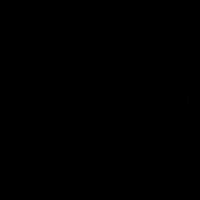
Frame 1 (no input)
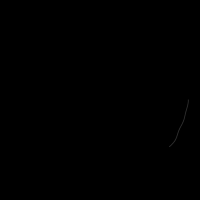
Frame 60 (the mouse pressed at the canvas centre just before this capture)
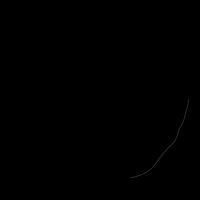
Frame 120 (the mouse held since frame 60 and released just before this capture)

The Processing sketch that drew these frames (run headless with seeded random() and noise(); from frame 60 on, the mouse is pressed at the canvas centre):

// Processing sketch: sketch_211103g
// ── sketch_211103g.pde
// A Polar coordinate
float r = 75;
float theta = 0;
void setup() {
  size(200, 200);
  background(0);
  smooth();
}
void draw() {
  // Polar to Cartesian conversion
  float x = (r + noise(theta)*22) * cos(theta);
  float y = (r + noise(theta)*22)* sin(theta);
  // Draw an ellipse at x,y
  noStroke();
  fill(255,50);
  ellipse(x+width/2, y+height/2, 1, 1); // Adjust for center of window
  // Increment the angle
  theta += 0.01;
}
